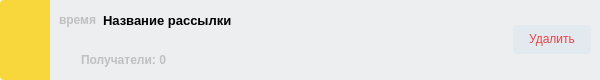
<?xml version="1.0" encoding="UTF-8"?>
<ui version="4.0">
 <class>WaitingListWidgetItem</class>
 <widget class="QWidget" name="WaitingListWidgetItem">
  <property name="geometry">
   <rect>
    <x>0</x>
    <y>0</y>
    <width>600</width>
    <height>80</height>
   </rect>
  </property>
  <property name="sizePolicy">
   <sizepolicy hsizetype="Preferred" vsizetype="Fixed">
    <horstretch>0</horstretch>
    <verstretch>0</verstretch>
   </sizepolicy>
  </property>
  <property name="minimumSize">
   <size>
    <width>0</width>
    <height>80</height>
   </size>
  </property>
  <property name="maximumSize">
   <size>
    <width>16777215</width>
    <height>16777215</height>
   </size>
  </property>
  <property name="cursor">
   <cursorShape>PointingHandCursor</cursorShape>
  </property>
  <property name="windowTitle">
   <string>Form</string>
  </property>
  <property name="styleSheet">
   <string notr="true"/>
  </property>
  <layout class="QGridLayout" name="gridLayout">
   <property name="leftMargin">
    <number>0</number>
   </property>
   <property name="topMargin">
    <number>0</number>
   </property>
   <property name="rightMargin">
    <number>0</number>
   </property>
   <property name="bottomMargin">
    <number>0</number>
   </property>
   <item row="0" column="0">
    <widget class="QWidget" name="mainWidget" native="true">
     <property name="sizePolicy">
      <sizepolicy hsizetype="Preferred" vsizetype="Preferred">
       <horstretch>0</horstretch>
       <verstretch>0</verstretch>
      </sizepolicy>
     </property>
     <property name="styleSheet">
      <string notr="true">border-top-left-radius: 4px;
border-bottom-left-radius: 4px;
border-top-right-radius: 0px;
border-bottom-right-radius: 0px;
</string>
     </property>
     <layout class="QHBoxLayout" name="horizontalLayout">
      <property name="spacing">
       <number>0</number>
      </property>
      <property name="leftMargin">
       <number>0</number>
      </property>
      <property name="topMargin">
       <number>0</number>
      </property>
      <property name="rightMargin">
       <number>0</number>
      </property>
      <property name="bottomMargin">
       <number>0</number>
      </property>
      <item>
       <widget class="QWidget" name="iconPlaceWidget" native="true">
        <property name="minimumSize">
         <size>
          <width>30</width>
          <height>0</height>
         </size>
        </property>
        <property name="maximumSize">
         <size>
          <width>50</width>
          <height>16777215</height>
         </size>
        </property>
        <property name="styleSheet">
         <string notr="true">background-color: #F7D73B;</string>
        </property>
        <layout class="QGridLayout" name="gridLayout_2">
         <item row="0" column="0">
          <widget class="QLabel" name="iconLabel">
           <property name="sizePolicy">
            <sizepolicy hsizetype="Preferred" vsizetype="Preferred">
             <horstretch>0</horstretch>
             <verstretch>0</verstretch>
            </sizepolicy>
           </property>
           <property name="minimumSize">
            <size>
             <width>30</width>
             <height>30</height>
            </size>
           </property>
           <property name="maximumSize">
            <size>
             <width>30</width>
             <height>30</height>
            </size>
           </property>
           <property name="text">
            <string/>
           </property>
           <property name="pixmap">
            <pixmap resource="resource/res.qrc">:/style/image/hourglass.png</pixmap>
           </property>
           <property name="scaledContents">
            <bool>true</bool>
           </property>
          </widget>
         </item>
        </layout>
       </widget>
      </item>
      <item>
       <widget class="QWidget" name="buttonsLabelsWidget" native="true">
        <property name="styleSheet">
         <string notr="true">background-color: #EDEEF0;
border-top-left-radius: 0px;
border-bottom-left-radius: 0px;
border-top-right-radius: 4px;
border-bottom-right-radius: 4px;
</string>
        </property>
        <layout class="QHBoxLayout" name="horizontalLayout_3">
         <property name="leftMargin">
          <number>0</number>
         </property>
         <property name="topMargin">
          <number>0</number>
         </property>
         <property name="rightMargin">
          <number>9</number>
         </property>
         <property name="bottomMargin">
          <number>0</number>
         </property>
         <item>
          <widget class="QWidget" name="infoWidget" native="true">
           <layout class="QVBoxLayout" name="verticalLayout">
            <property name="spacing">
             <number>0</number>
            </property>
            <property name="leftMargin">
             <number>0</number>
            </property>
            <property name="topMargin">
             <number>0</number>
            </property>
            <property name="rightMargin">
             <number>0</number>
            </property>
            <property name="bottomMargin">
             <number>0</number>
            </property>
            <item>
             <widget class="QWidget" name="headerWidget" native="true">
              <layout class="QHBoxLayout" name="horizontalLayout_2">
               <item>
                <widget class="QLabel" name="dateLabel">
                 <property name="sizePolicy">
                  <sizepolicy hsizetype="Fixed" vsizetype="Fixed">
                   <horstretch>0</horstretch>
                   <verstretch>0</verstretch>
                  </sizepolicy>
                 </property>
                 <property name="font">
                  <font>
                   <weight>75</weight>
                   <bold>true</bold>
                  </font>
                 </property>
                 <property name="styleSheet">
                  <string notr="true">color:#C0C0C0;</string>
                 </property>
                 <property name="text">
                  <string>время</string>
                 </property>
                </widget>
               </item>
               <item>
                <widget class="QLabel" name="topicLabel">
                 <property name="font">
                  <font>
                   <pointsize>10</pointsize>
                   <weight>75</weight>
                   <bold>true</bold>
                  </font>
                 </property>
                 <property name="styleSheet">
                  <string notr="true">color: black;</string>
                 </property>
                 <property name="text">
                  <string>Название рассылки</string>
                 </property>
                </widget>
               </item>
              </layout>
             </widget>
            </item>
            <item>
             <widget class="QWidget" name="labelsWidget" native="true">
              <layout class="QHBoxLayout" name="horizontalLayout_4">
               <property name="leftMargin">
                <number>0</number>
               </property>
               <property name="topMargin">
                <number>0</number>
               </property>
               <property name="rightMargin">
                <number>0</number>
               </property>
               <property name="bottomMargin">
                <number>0</number>
               </property>
               <item>
                <widget class="QWidget" name="widget" native="true">
                 <layout class="QHBoxLayout" name="horizontalLayout_5">
                  <item>
                   <widget class="QLabel" name="peopleIconLabel">
                    <property name="sizePolicy">
                     <sizepolicy hsizetype="Fixed" vsizetype="Fixed">
                      <horstretch>0</horstretch>
                      <verstretch>0</verstretch>
                     </sizepolicy>
                    </property>
                    <property name="minimumSize">
                     <size>
                      <width>16</width>
                      <height>16</height>
                     </size>
                    </property>
                    <property name="maximumSize">
                     <size>
                      <width>16</width>
                      <height>16</height>
                     </size>
                    </property>
                    <property name="text">
                     <string/>
                    </property>
                    <property name="pixmap">
                     <pixmap resource="resource/res.qrc">:/style/image/users1.png</pixmap>
                    </property>
                    <property name="scaledContents">
                     <bool>true</bool>
                    </property>
                   </widget>
                  </item>
                  <item>
                   <widget class="QLabel" name="receiverLabel">
                    <property name="font">
                     <font>
                      <weight>75</weight>
                      <bold>true</bold>
                     </font>
                    </property>
                    <property name="styleSheet">
                     <string notr="true">color:#C0C0C0;</string>
                    </property>
                    <property name="text">
                     <string>Получатели: 0</string>
                    </property>
                   </widget>
                  </item>
                 </layout>
                </widget>
               </item>
              </layout>
             </widget>
            </item>
           </layout>
          </widget>
         </item>
         <item>
          <widget class="QPushButton" name="deleteButton">
           <property name="sizePolicy">
            <sizepolicy hsizetype="Fixed" vsizetype="Fixed">
             <horstretch>0</horstretch>
             <verstretch>0</verstretch>
            </sizepolicy>
           </property>
           <property name="cursor">
            <cursorShape>PointingHandCursor</cursorShape>
           </property>
           <property name="styleSheet">
            <string notr="true">QPushButton#deleteButton
{
background-color: #e2e9ef;
color: #e64646;
border-radius: 4px;
padding: 7px 16px 8px;
}

QPushButton#deleteButton:hover
{
	background-color: #dfe6ed;
	text-decoration: underline;
}

QPushButton#deleteButton:pressed
{
	color: #e2e9ef;
	text-decoration: none;
	background-color: #e64646;
}</string>
           </property>
           <property name="text">
            <string>Удалить</string>
           </property>
          </widget>
         </item>
        </layout>
       </widget>
      </item>
     </layout>
    </widget>
   </item>
  </layout>
 </widget>
 <resources>
  <include location="resource/res.qrc"/>
  <include location="resource/res.qrc"/>
 </resources>
 <connections/>
</ui>
